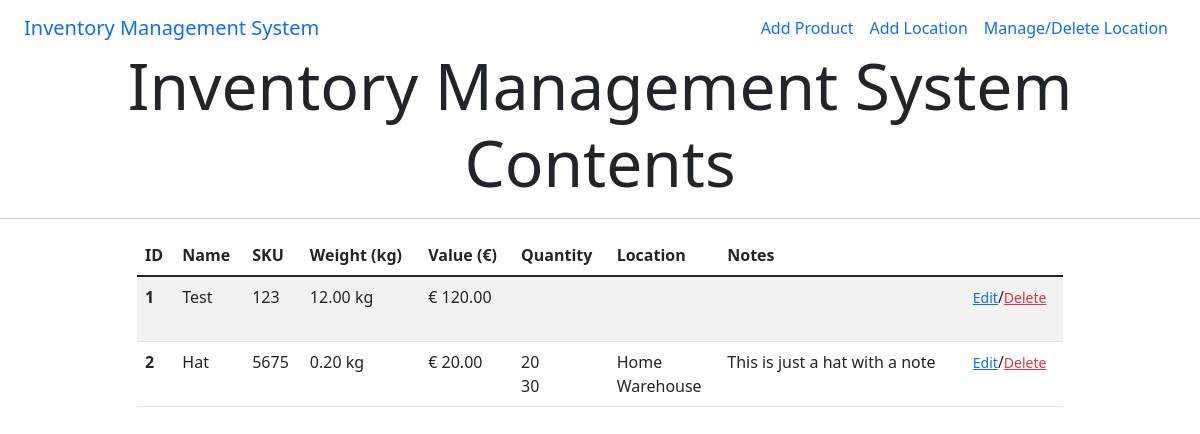
Before: / with the older database file.
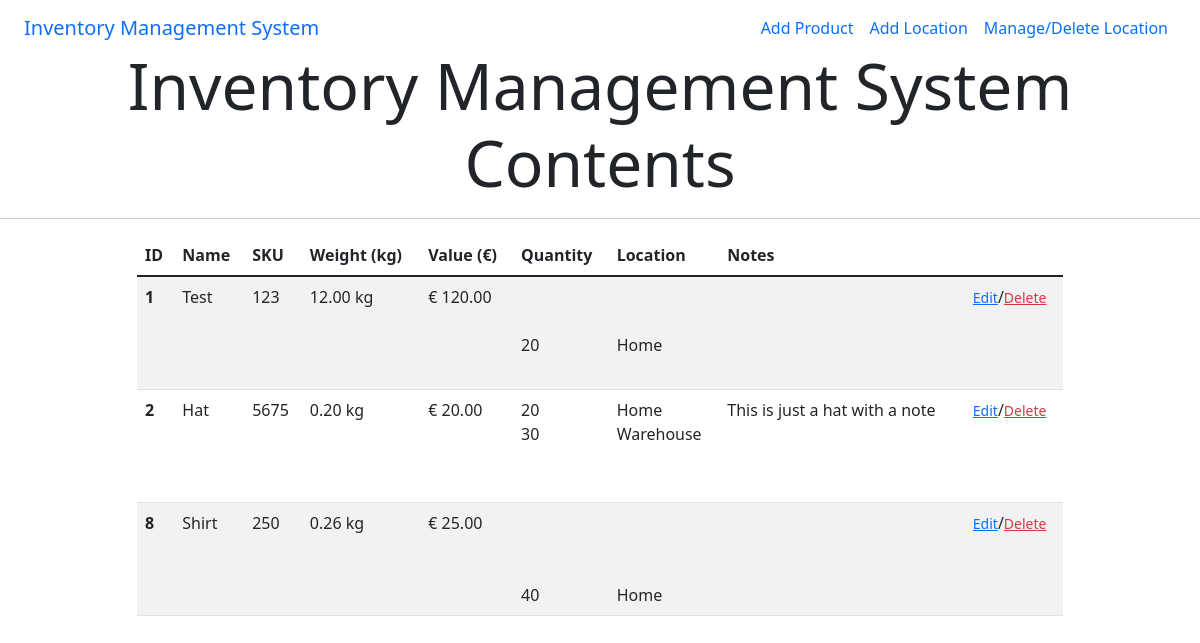
After: the same page with the newer database file.
### products/models.py (models this page shows, shortened)
class Product(models.Model):
    SKU = models.IntegerField(default=0)
    name = models.CharField(max_length=254)
    weight = models.DecimalField(max_digits=8, decimal_places=2)
    value = models.DecimalField(max_digits=8, decimal_places=2)
    notes = models.TextField(null=True, blank=True)

class Inventory(models.Model):
    class Meta:
        verbose_name_plural = 'Inventory'
    product = models.ForeignKey('Product', on_delete=models.CASCADE)
    quantity = models.IntegerField(default=0)
    location = models.ForeignKey('Location', on_delete=models.PROTECT)

class Location(models.Model):
    name = models.CharField(max_length=254)
    address_line_1 = models.CharField(max_length=254)
    address_line_2 = models.CharField(max_length=254, null=True, blank=True)
    address_line_3 = models.CharField(max_length=254, null=True, blank=True)
    county = models.CharField(max_length=254, default='county')
    postcode = models.CharField(max_length=254, default='postcode')
    country = models.CharField(max_length=254, default='country')
    def __str__(self):
        return self.name

### products/views.py (the view)
# urls.py: path('', views.index, name='home'),
def index(request):
    products = Product.objects.all()
    locations = Location.objects.all()
    inventory = Inventory.objects.all()
    context = {
        'products': products,
        'locations': locations,
        'inventory': inventory,
    }
    return render(request, 'products/index.html', context)

### products/templates/products/index.html
{% extends "base.html" %}
{% load static %}
{% block content %}
<h3 class="text-center mt-1 display-3">Inventory Management System Contents</h3>
<hr>
<div class="container">
    <div class="row justify-content-center">
        <div class="col-12 col-lg-10">
            <table class="table table-striped">
                <thead>
                <tr>
                    <th scope="col">ID</th>
                    <th scope="col">Name</th>
                    <th scope="col">SKU</th>
                    <th scope="col">Weight (kg)</th>
                    <th scope="col">Value (€)</th>
                    <th scope="col">Quantity</th>
                    <th scope="col">Location</th>
                    <th scope="col">Notes</th>
                </tr>
                </thead>
                <tbody>
                    {% for p in products %}
                    <tr>
                        <th scope="row">{{ p.id }}</th>
                        <td>{{ p.name }}</td>
                        <td>{{ p.SKU }}</td>
                        <td>{{ p.weight }} kg</td>
                        <td>€ {{ p.value }}</td>
                        <td>
                        {% for i in inventory %}
                            {% if i.product.id is p.id %}
                                {{ i.quantity }}
                            {% endif %}
                            <br>
                        {% endfor %}
                        </td>
                        <td>
                            {% for i in inventory %}
                                {% if i.product.id is p.id %}
                                    {{ i.location }}
                                {% endif %}
                                <br>
                            {% endfor %}
                            </td>
                        <td>{{ p.notes }}</td>
                        <td><a class="text-primary"><small>Edit</small></a>/<a class="text-danger"><small>Delete</small></a></td>
                    </tr>
                    {% endfor %}
                </tbody>
            </table>
        </div>
    </div>
</div>
{% endblock %}

### templates/base.html (shortened to what this page needs)
{% load static %}
<!doctype html>
<html lang="en">
    <head>
    <link href="https://cdn.jsdelivr.net/npm/bootstrap@5.1.3/dist/css/bootstrap.min.css" rel="stylesheet">
    </head>
    <body>
        <header class="container-fluid fixed-top bg-white">
            <nav class="navbar navbar-expand-lg">
                <div class="container-fluid">
                  <a class="navbar-brand" href="#">Inventory Management System</a>
                  <div class="collapse navbar-collapse" id="navbarNav">
                    <ul class="navbar-nav ms-auto">
                      <li class="nav-item">
                        <a class="nav-link" href="#">Add Product</a>
                      </li>
                      <li class="nav-item">
                        <a class="nav-link" href="#">Add Location</a>
                      </li>
                      <li class="nav-item">
                        <a class="nav-link" href="#">Manage/Delete Location</a>
                      </li>
                    </ul>
                  </div>
                </div>
              </nav>
        </header>
        {% block content %}
        {% endblock %}
    </body>
</html>

Changed rows visible on the page:
added Inventory: quantity "20", location "Home", shown under Product "Test"
added Product: id "8", name "Shirt", SKU "250", weight "0.26", value "25.00"
added Inventory: quantity "40", location "Home"
